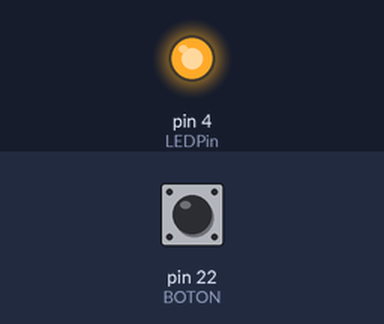
Simulated run of this sketch. Board: Arduino Mega 2560, built with avr-gcc and run on an emulated ATmega2560. Shown: output pins drawn as LEDs (lit = HIGH). The test bench sets the inputs (shaded band); at power-on: pin 22 (BOTON) LOW.

Above: at 0.1 s.
Timing chart, 0 to 1.6 s (numbered marks = the images above):
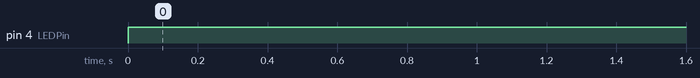

The sketch:

nexo1.ino
```cpp
//botón
const int BOTON=22;
int val;
int x=0;
//alarma
const int LEDPin= 4;
const int PIRPin1= 52;
const int PIRPin2= 53;
const int PIRPin3= 51;
const int PIRPin4= 50;
const int PIRPin5= 49;
const int PIRPin6= 48;
const int PIRPin7= 47;

void setup(){
//botón
//alarma
pinMode(LEDPin, OUTPUT);
  pinMode(PIRPin1, INPUT);
  pinMode(PIRPin2, INPUT);
  pinMode(PIRPin3, INPUT);
  pinMode(PIRPin4, INPUT);
  pinMode(PIRPin5, INPUT);
  pinMode(PIRPin6, INPUT);
  pinMode(PIRPin7, INPUT);
}
void loop(){
val=digitalRead(BOTON);
while(x<10000000000){
 if(val==HIGH){
  x=x+100000000001;
 }
 else{

 digitalWrite(LEDPin, HIGH);
 }
 x++;
 }
 digitalWrite(LEDPin, LOW);
}
```

Measured:
- by itself, pin 4 (LEDPin): LOW → HIGH at 0.00 s
